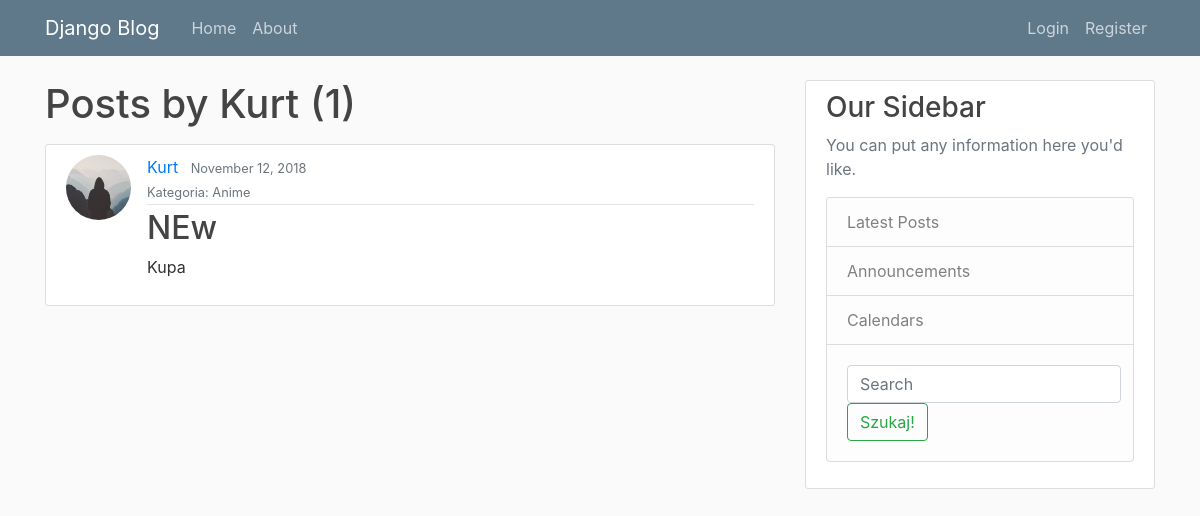
/user/Kurt, run on an earlier commit of the app's database.
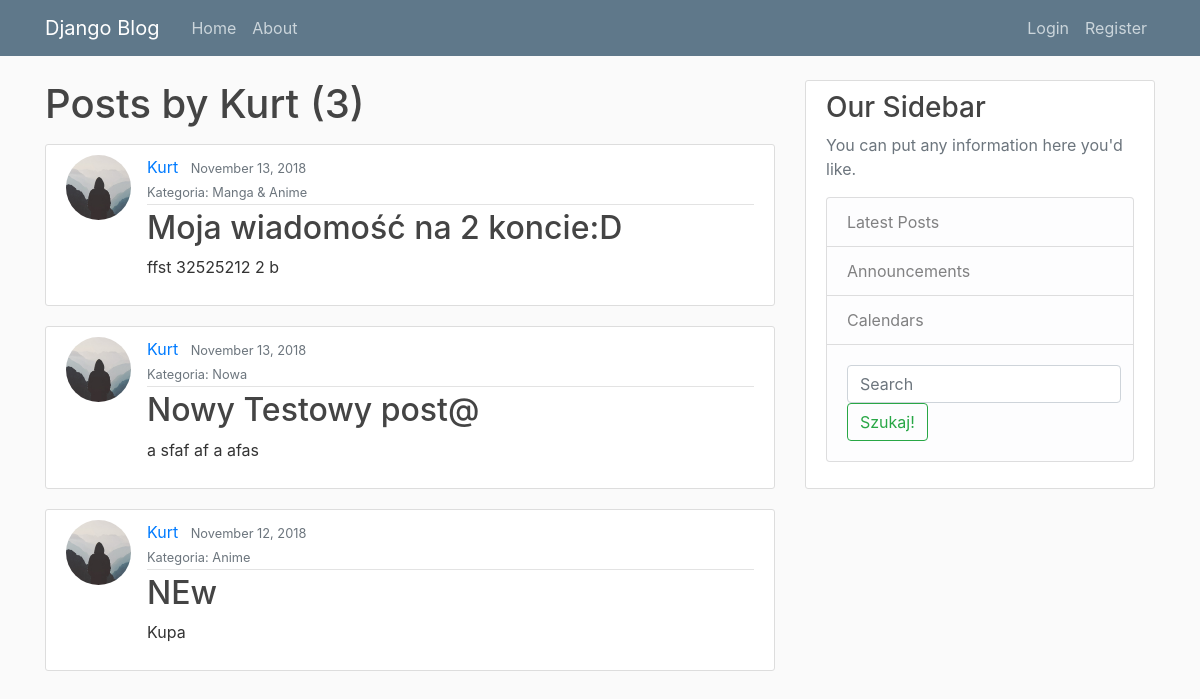
And on a later commit of the database.
### blog/models.py (models this page shows, shortened)
class Post(models.Model):
    title = models.CharField(max_length=100)
    content = models.TextField()
    date_posted = models.DateTimeField(default=timezone.now)
    author = models.ForeignKey(User, on_delete=models.CASCADE)
    post_category = models.ForeignKey('Category', on_delete=models.CASCADE, related_name='post_category_fk', null=True, blank=True)

class Category(models.Model):
    name = models.CharField(max_length=140)
    subcategory = models.ForeignKey('Category', on_delete=models.CASCADE, related_name='subcategory_category_fk', null=True, blank=True)
    slug = models.SlugField(max_length=140, unique=True)
    def __str__(self):
        return self.name

### users/models.py (models this page shows, shortened)
class Profile(models.Model):
    user = models.OneToOneField(User, on_delete=models.CASCADE)
    image = models.ImageField(default='default.jpg', upload_to='profile_pics')

### blog/views.py (the view)
# urls.py: path('user/<str:username>', UserPostListView.as_view(), name='user-posts'),
class UserPostListView(ListView):
    model = Post
    template_name = 'blog/user_posts.html'  # <app>/<model>_<viewtype>.html
    context_object_name = 'posts'
    paginate_by = 3
    def get_queryset(self):
        user = get_object_or_404(User, username=self.kwargs.get('username'))
        return Post.objects.filter(author=user).order_by('-date_posted')

### blog/templates/blog/user_posts.html (shortened to what this page needs)
{% extends "blog/base.html" %}
{% block content %}
    <h1 class="mb-3">Posts by {{ view.kwargs.username }} ({{ page_obj.paginator.count }})</h1>
    {% for post in posts %}
        <article class="media content-section">
          <img class="rounded-circle article-img" src="{{ post.author.profile.image.url }}">
          <div class="media-body">
            <div class="article-metadata">
              <a class="mr-2" href="{% url 'user-posts' post.author.username %}">{{ post.author }}</a>
              <small class="text-muted">{{ post.date_posted|date:"F d, Y" }}</small></br>
              <small class="text-muted">Kategoria: {{  post.post_category }}</small>
            </div>
            <h2><a class="article-title" href="{% url 'post-detail' post.id %}">{{ post.title }}</a></h2>
            <p class="article-content">{{ post.content }}</p>
          </div>
        </article>
    {% endfor %}
{% endblock content %}

What changed in the data, as far as the page shows it:
added Post: author.profile.image (placeholder picture), author "Kurt", date_posted "November 13, 2018", post_category "Manga & Anime", title "Moja wiadomość na 2 koncie:D", content "ffst 32525212 2 b"
added Post: author.profile.image (placeholder picture), author "Kurt", date_posted "November 13, 2018", post_category "Nowa", title "Nowy Testowy post@", content "a sfaf af a afas"
Also different on the page:
{{ page_obj.paginator.count }}: "1" → "3"
